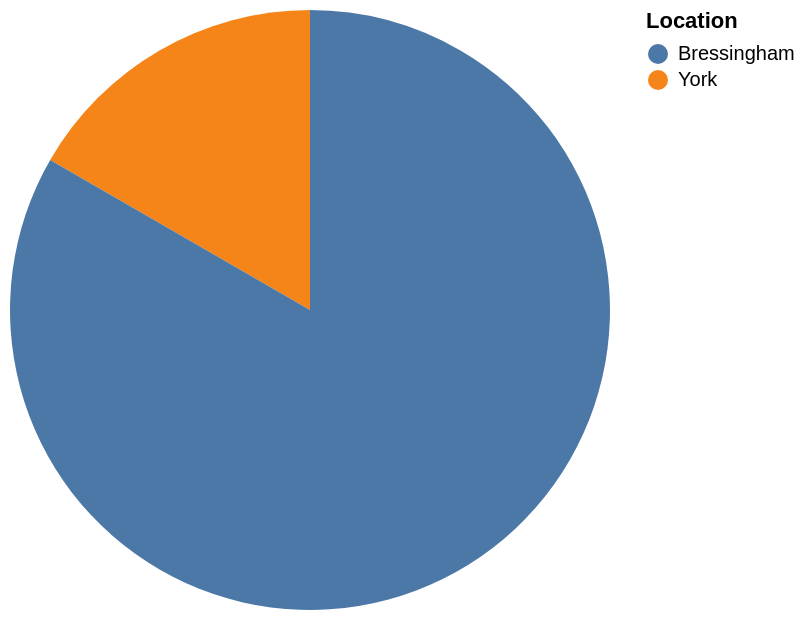

Express this chart as Vega-Lite.
### Vega-Lite specification from a JSON file in a GitHub repository (floating-point values rounded to 4 significant figures)
{"data": {"values": [{"x_data": "York", "y_data": 1}, {"x_data": "Bressingham", "y_data": 5}]}, "mark": "arc", "encoding": {"theta": {"field": "y_data", "type": "quantitative", "title": "Railway_ID"}, "color": {"field": "x_data", "type": "nominal", "title": "Location"}}}
